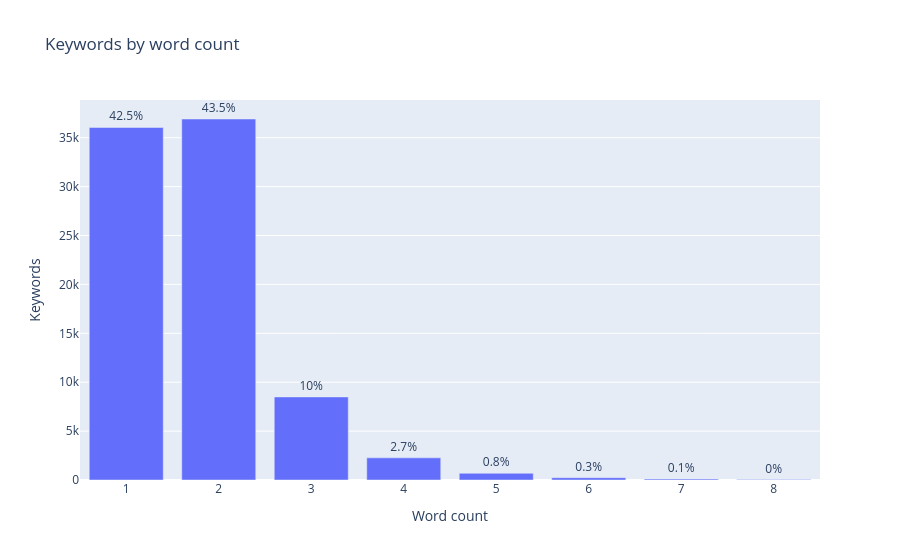

Notebook source saved alongside this figure:
### Code cell
# Word count breakdown
wc = (
    df["word_count"].value_counts()
    .sort_index()
    .reset_index()
    .rename(columns={"word_count": "words", "count": "keywords"})
)
wc["pct"] = (wc["keywords"] / wc["keywords"].sum() * 100).round(1)

fig = px.bar(
    wc[wc["words"] <= 8],
    x="words",
    y="keywords",
    text="pct",
    title="Keywords by word count",
    labels={"words": "Word count", "keywords": "Keywords"},
)
fig.update_traces(texttemplate="%{text}%", textposition="outside")
fig.update_layout(xaxis=dict(tickmode="linear"))
fig.show()

### Figure 1 — Plotly figure (JSON) as saved in the notebook; plotly's stock layout.template omitted (floating-point values rounded to 4 significant figures)
{"data": [{"hovertemplate": "Word count=%{x}<br>Keywords=%{y}<br>pct=%{text}<extra></extra>", "legendgroup": "", "marker": {"color": "#636efa", "pattern": {"shape": ""}}, "name": "", "orientation": "v", "showlegend": false, "text": [42.5, 43.5, 10.0, 2.7, 0.8, 0.3, 0.1, 0.0], "textposition": "outside", "texttemplate": "%{text}%", "type": "bar", "x": [1, 2, 3, 4, 5, 6, 7, 8], "xaxis": "x", "y": [36045, 36912, 8496, 2264, 684, 235, 103, 41], "yaxis": "y"}], "layout": {"barmode": "relative", "legend": {"tracegroupgap": 0}, "title": {"text": "Keywords by word count"}, "xaxis": {"anchor": "y", "domain": [0.0, 1.0], "tickmode": "linear", "title": {"text": "Word count"}}, "yaxis": {"anchor": "x", "domain": [0.0, 1.0], "title": {"text": "Keywords"}}}}
